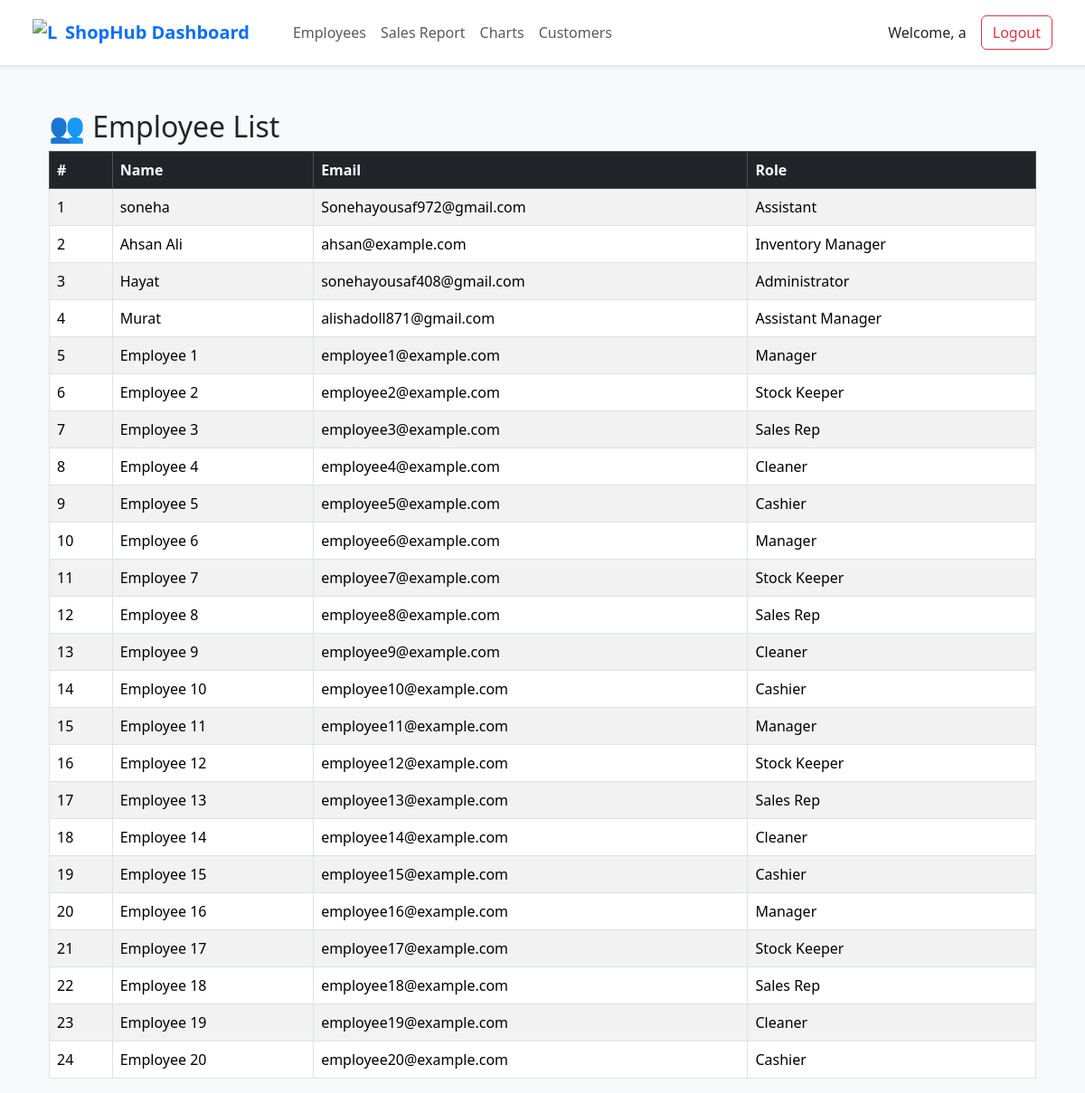
Screenshot of /employees/ (signed in) with the database file from the repository.
### library/models.py (models this page shows, shortened)
class Employee(models.Model):
    name = models.CharField(max_length=100)
    email = models.EmailField()
    role = models.CharField(max_length=100)
    is_active = models.BooleanField(default=True)

### library/views.py (the view)
# urls.py: path('employees/',        views.employee_list,    name='employee_list'),
@login_required
def employee_list(request):
    employees = Employee.objects.all()
    return render(request, 'library/employee_list.html', {'employees': employees})

### templates/library/employee_list.html
{% extends "base.html" %}
{% block content %}
<div class="container mt-4">
  <h2>👥 Employee List</h2>
  <table class="table table-bordered table-striped">
    <thead class="table-dark">
      <tr>
        <th>#</th>
        <th>Name</th>
        <th>Email</th>
        <th>Role</th>
      </tr>
    </thead>
    <tbody>
      {% for e in employees %}
        <tr>
          <td>{{ forloop.counter }}</td>
          <td>{{ e.name }}</td>
          <td>{{ e.email }}</td>
          <td>{{ e.role }}</td>
        </tr>
      {% empty %}
        <tr>
          <td colspan="4" class="text-center">No employees found.</td>
        </tr>
      {% endfor %}
    </tbody>
  </table>
</div>
{% endblock %}

### templates/base.html (shortened to what this page needs)
{% load static %}
<!DOCTYPE html>
<html lang="en">
<head>
  <link href="https://cdn.jsdelivr.net/npm/bootstrap@5.3.3/dist/css/bootstrap.min.css" rel="stylesheet">
</head>
<body class="bg-light">
  <nav class="navbar navbar-expand-lg navbar-light bg-white border-bottom shadow-sm px-4 py-3">
    <div class="container-fluid">
      <a class="navbar-brand fw-bold text-primary d-flex align-items-center" href="{% url 'home' %}">
        <img src="{% static 'images/logo.png' %}" alt="Logo" width="28" class="me-2">
        ShopHub Dashboard
      </a>
      <div class="collapse navbar-collapse" id="mainNavbar">
        <ul class="navbar-nav me-auto mb-2 mb-lg-0 ms-lg-4">
          <li class="nav-item"><a class="nav-link" href="{% url 'employee_list' %}">Employees</a></li>
          <li class="nav-item"><a class="nav-link" href="{% url 'sales_report' %}">Sales Report</a></li>
          <li class="nav-item"><a class="nav-link" href="{% url 'sales_charts' %}">Charts</a></li>
          <li class="nav-item"><a class="nav-link" href="{% url 'customer_insights' %}">Customers</a></li>
        </ul>
        {% if user.is_authenticated %}
          <span class="me-3">Welcome, {{ request.user.first_name|default:user.username }}</span>
          <a href="{% url 'logout' %}" class="btn btn-outline-danger">Logout</a>
        {% else %}
          <a href="{% url 'login' %}" class="btn btn-outline-primary">Login</a>
        {% endif %}
      </div>
    </div>
  </nav>
  <div class="container mt-5">
    {% block content %}{% endblock %}
  </div>
</body>
</html>

### rows the page displays
Employee: name "soneha", email "Sonehayousaf972@gmail.com", role "Assistant"
Employee: name "Ahsan Ali", email "ahsan@example.com", role "Inventory Manager"
Employee: name "Hayat", email "sonehayousaf408@gmail.com", role "Administrator"
Employee: name "Murat", email "alishadoll871@gmail.com", role "Assistant Manager"
Employee: name "Employee 1", email "employee1@example.com", role "Manager"
Employee: name "Employee 2", email "employee2@example.com", role "Stock Keeper"
Employee: name "Employee 3", email "employee3@example.com", role "Sales Rep"
Employee: name "Employee 4", email "employee4@example.com", role "Cleaner"
Employee: name "Employee 5", email "employee5@example.com", role "Cashier"
Employee: name "Employee 6", email "employee6@example.com", role "Manager"
Employee: name "Employee 7", email "employee7@example.com", role "Stock Keeper"
Employee: name "Employee 8", email "employee8@example.com", role "Sales Rep"
Employee: name "Employee 9", email "employee9@example.com", role "Cleaner"
Employee: name "Employee 10", email "employee10@example.com", role "Cashier"
Employee: name "Employee 11", email "employee11@example.com", role "Manager"
Employee: name "Employee 12", email "employee12@example.com", role "Stock Keeper"
Employee: name "Employee 13", email "employee13@example.com", role "Sales Rep"
Employee: name "Employee 14", email "employee14@example.com", role "Cleaner"
Employee: name "Employee 15", email "employee15@example.com", role "Cashier"
Employee: name "Employee 16", email "employee16@example.com", role "Manager"
Employee: name "Employee 17", email "employee17@example.com", role "Stock Keeper"
Employee: name "Employee 18", email "employee18@example.com", role "Sales Rep"
Employee: name "Employee 19", email "employee19@example.com", role "Cleaner"
Employee: name "Employee 20", email "employee20@example.com", role "Cashier"

### other values shown
{{ request.user.first_name|default:user.username }} "a"
